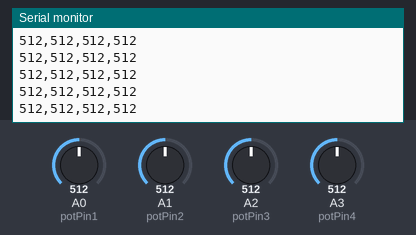
Bench run of a sketch on a simulated Arduino Uno, built with avr-gcc and run on an emulated ATmega328P. Parts: the last lines printed to the serial monitor. The test bench sets the inputs (shaded band); at power-on: A0 (potPin1) = 512, A1 (potPin2) = 512, A2 (potPin3) = 512, A3 (potPin4) = 512.

Above: at 1.2 s.
1.3 s: A0 (potPin1) set to 110
At 1.9 s:
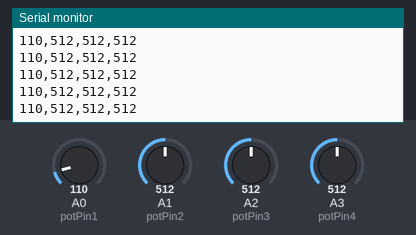
4.3 s: A0 (potPin1) set to 91
At 5.4 s:
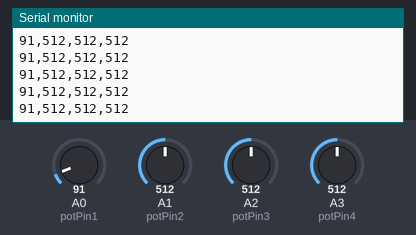
Timing chart, 0 to 7.3 s (numbered marks = the images above; inputs shaded):
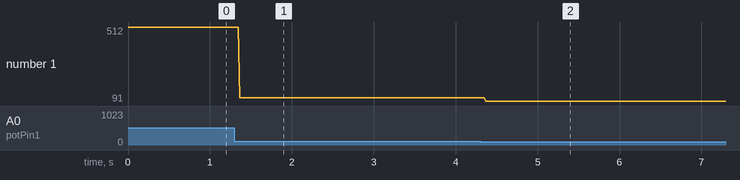

The sketch:

Arduino_To_Collab.ino
```cpp
// (licence header left out)
const int potPin1 = A0;  // Base rotation.
const int potPin2 = A1;  // Shoulder.
const int potPin3 = A2;  // Elbow.
const int potPin4 = A3;  // Wrist.

void setup() {
  Serial.begin(9600);  // Match BAUD_RATE in robot_arm.py.
}

void loop() {
  int sensorValue1 = analogRead(potPin1);
  int sensorValue2 = analogRead(potPin2);
  int sensorValue3 = analogRead(potPin3);
  int sensorValue4 = analogRead(potPin4);

  Serial.print(sensorValue1);
  Serial.print(",");
  Serial.print(sensorValue2);
  Serial.print(",");
  Serial.print(sensorValue3);
  Serial.print(",");
  Serial.println(sensorValue4);  // End the message with a newline.

  delay(10);  // Pause briefly before reading the knobs again.
}
```

Measured:
- after the input at 1.3 s, the serial monitor: prints a new line after 0.06 s (image 1)
- after the input at 4.3 s, the serial monitor: prints a new line after 0.07 s (image 2)
- plotted number 1: 512 → 110 after the input at 1.3 s, 110 → 91 after the input at 4.3 s
